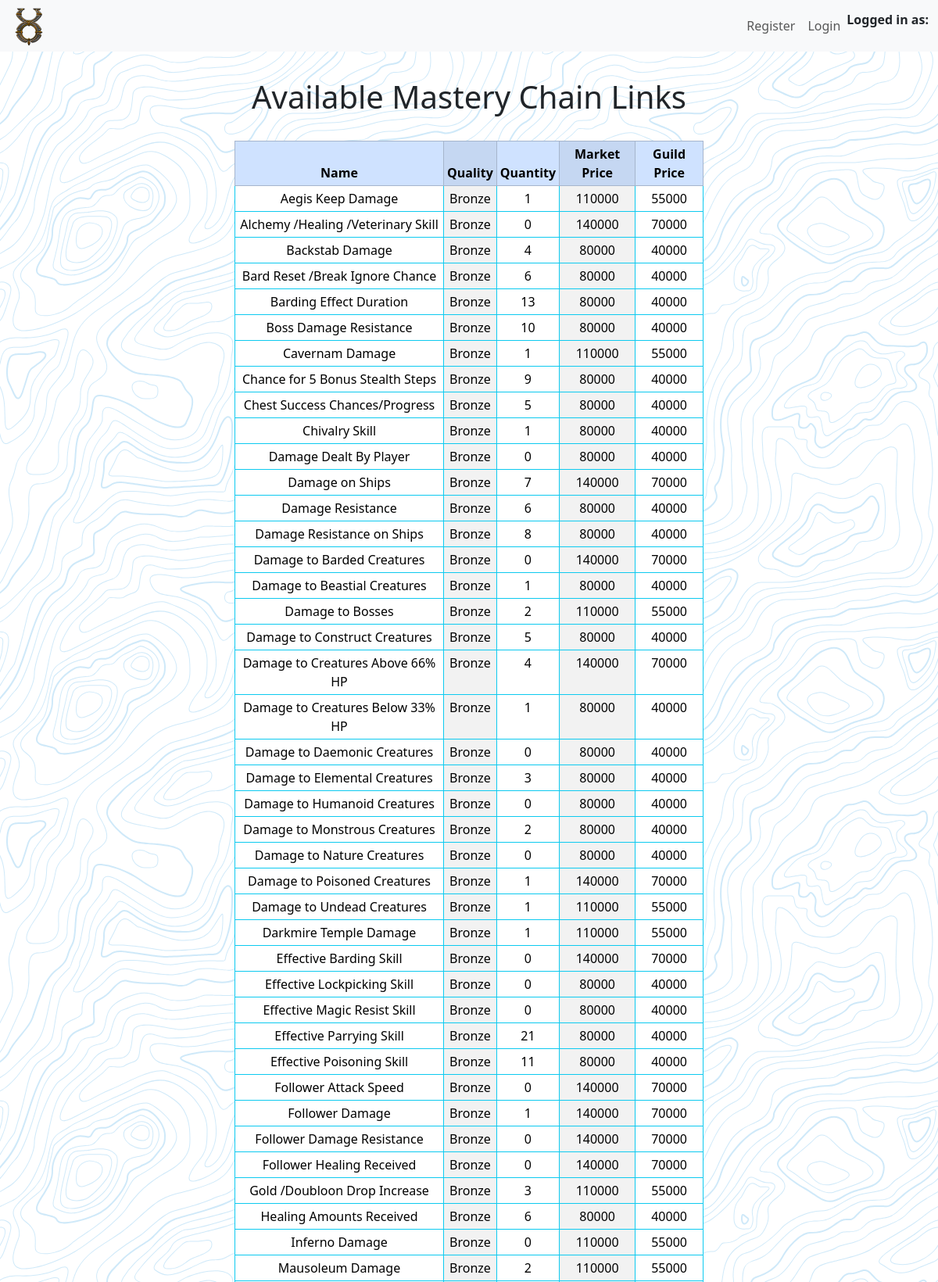
Page /mclinks (upper part) on the committed database.
### tables this page shows
CREATE TABLE "mclinks" (
    id INTEGER PRIMARY KEY AUTOINCREMENT NOT NULL,
    name TEXT NOT NULL,
    quality TEXT NOT NULL,
    quantity INTEGER NOT NULL,
    market_price INTEGER NOT NULL,
    guild_price INTEGER NOT NULL
);

### app.py (the view)
@app.route('/mclinks', methods=['GET'])
def mclinks():
    mclinks_data = select_links()
    return render_template('mclinks.html', mclinks_data=mclinks_data)

### app.py (called while the page is built)
@app.before_request
def authentication():
    if 'id' in session:
        user_data = get_user_data()
        selection_toggle = check_selection_toggle()
        g.is_admin = user_data['is_admin']
        g.sel_lock = user_data['sel_lock']
        g.display_name = user_data['display_name']
        g.selection_toggle = selection_toggle['selections_toggle']

### helpers.py (called while the page is built)
def connect_to_database(database_name):
    conn = sqlite3.connect(database_name)
    conn.row_factory = sqlite3.Row
    cursor = conn.cursor()
    return conn, cursor

### mclinks.py (called while the page is built)
def select_links():
    conn, cursor = connect_to_database('uonew.db')
    cursor.execute("SELECT * FROM mclinks")
    links_data = cursor.fetchall()
    conn.close()
    return links_data

### templates/mclinks.html (shortened to what this page needs)
{% extends "index.html" %}
{% block nav %}
    <nav class="navbar navbar-expand-lg bg-body-tertiary fixed-top">
        <div class="container-fluid">
            <img src="{{ url_for('static', filename='images/uo.png') }}" alt="UO Icon" class="small-image">
            <div class="collapse navbar-collapse" id="navbarSupportedContent">
                <ul class="navbar-nav mb-2 mb-lg-0 right-align">
                    <li class="nav-item">
                        <a class="nav-link" href="register">Register</a>
                    </li>
                    <li class="nav-item">
                        <a class="nav-link" href="login">Login</a>
                    </li>
                </ul>
            </div>
            <b class="nav-item">Logged in as: <p style="color:blue; text-align:center;">{{ g.display_name }}</p></b>
        </div>
    </nav>
{% endblock %}
{% block content %}
    <div class="spacer"></div>
    <div class="mclinks_table">
        <h1>Available Mastery Chain Links</h1>
        <br>
        <table id="table" data-search="true" data-show-export="true" data-click-to-select="true" class="table table-striped-columns table-hover table-bordered border-info table-sm">
            <thead class="mclinks_head table-primary">
                <tr>
                    <th>Name</th>
                    <th>Quality</th>
                    <th>Quantity</th>
                    <th>Market Price</th>
                    <th>Guild Price</th>
                </tr>
            </thead>
            <tbody>
                {% for mclinks_data in mclinks_data %}
                <tr>
                    <td>{{ mclinks_data['name'] }}</td>
                    <td>{{ mclinks_data['quality'] }}</td>
                    <td>{{ mclinks_data['quantity'] }}</td>
                    <td>{{ mclinks_data['market_price'] }}</td>
                    <td>{{ mclinks_data['guild_price'] }}</td>
                </tr>
                {% endfor %}
            </tbody>
        </table>
    </div>
{% endblock %}

### rows in the picture
mclinks: name "Aegis Keep Damage", quality "Bronze", quantity "1", market_price "110000", guild_price "55000"
mclinks: name "Alchemy /Healing /Veterinary Skill", quality "Bronze", quantity "0", market_price "140000", guild_price "70000"
mclinks: name "Backstab Damage", quality "Bronze", quantity "4", market_price "80000", guild_price "40000"
mclinks: name "Bard Reset /Break Ignore Chance", quality "Bronze", quantity "6", market_price "80000", guild_price "40000"
mclinks: name "Barding Effect Duration", quality "Bronze", quantity "13", market_price "80000", guild_price "40000"
mclinks: name "Boss Damage Resistance", quality "Bronze", quantity "10", market_price "80000", guild_price "40000"
mclinks: name "Cavernam Damage", quality "Bronze", quantity "1", market_price "110000", guild_price "55000"
mclinks: name "Chance for 5 Bonus Stealth Steps", quality "Bronze", quantity "9", market_price "80000", guild_price "40000"
mclinks: name "Chest Success Chances/Progress", quality "Bronze", quantity "5", market_price "80000", guild_price "40000"
mclinks: name "Chivalry Skill", quality "Bronze", quantity "1", market_price "80000", guild_price "40000"
mclinks: name "Damage Dealt By Player", quality "Bronze", quantity "0", market_price "80000", guild_price "40000"
mclinks: name "Damage on Ships", quality "Bronze", quantity "7", market_price "140000", guild_price "70000"
mclinks: name "Damage Resistance", quality "Bronze", quantity "6", market_price "80000", guild_price "40000"
mclinks: name "Damage Resistance on Ships", quality "Bronze", quantity "8", market_price "80000", guild_price "40000"
mclinks: name "Damage to Barded Creatures", quality "Bronze", quantity "0", market_price "140000", guild_price "70000"
mclinks: name "Damage to Beastial Creatures", quality "Bronze", quantity "1", market_price "80000", guild_price "40000"
mclinks: name "Damage to Bosses", quality "Bronze", quantity "2", market_price "110000", guild_price "55000"
mclinks: name "Damage to Construct Creatures", quality "Bronze", quantity "5", market_price "80000", guild_price "40000"
mclinks: name "Damage to Creatures Above 66% HP", quality "Bronze", quantity "4", market_price "140000", guild_price "70000"
mclinks: name "Damage to Creatures Below 33% HP", quality "Bronze", quantity "1", market_price "80000", guild_price "40000"
mclinks: name "Damage to Daemonic Creatures", quality "Bronze", quantity "0", market_price "80000", guild_price "40000"
mclinks: name "Damage to Elemental Creatures", quality "Bronze", quantity "3", market_price "80000", guild_price "40000"
mclinks: name "Damage to Humanoid Creatures", quality "Bronze", quantity "0", market_price "80000", guild_price "40000"
mclinks: name "Damage to Monstrous Creatures", quality "Bronze", quantity "2", market_price "80000", guild_price "40000"
mclinks: name "Damage to Nature Creatures", quality "Bronze", quantity "0", market_price "80000", guild_price "40000"
mclinks: name "Damage to Poisoned Creatures", quality "Bronze", quantity "1", market_price "140000", guild_price "70000"
mclinks: name "Damage to Undead Creatures", quality "Bronze", quantity "1", market_price "110000", guild_price "55000"
mclinks: name "Darkmire Temple Damage", quality "Bronze", quantity "1", market_price "110000", guild_price "55000"
mclinks: name "Effective Barding Skill", quality "Bronze", quantity "0", market_price "140000", guild_price "70000"
mclinks: name "Effective Lockpicking Skill", quality "Bronze", quantity "0", market_price "80000", guild_price "40000"
mclinks: name "Effective Magic Resist Skill", quality "Bronze", quantity "0", market_price "80000", guild_price "40000"
mclinks: name "Effective Parrying Skill", quality "Bronze", quantity "21", market_price "80000", guild_price "40000"
mclinks: name "Effective Poisoning Skill", quality "Bronze", quantity "11", market_price "80000", guild_price "40000"
mclinks: name "Follower Attack Speed", quality "Bronze", quantity "0", market_price "140000", guild_price "70000"
mclinks: name "Follower Damage", quality "Bronze", quantity "1", market_price "140000", guild_price "70000"
mclinks: name "Follower Damage Resistance", quality "Bronze", quantity "0", market_price "140000", guild_price "70000"
mclinks: name "Follower Healing Received", quality "Bronze", quantity "0", market_price "140000", guild_price "70000"
mclinks: name "Gold /Doubloon Drop Increase", quality "Bronze", quantity "3", market_price "110000", guild_price "55000"
mclinks: name "Healing Amounts Received", quality "Bronze", quantity "6", market_price "80000", guild_price "40000"
mclinks: name "Inferno Damage", quality "Bronze", quantity "0", market_price "110000", guild_price "55000"
mclinks: name "Mausoleum Damage", quality "Bronze", quantity "2", market_price "110000", guild_price "55000"
